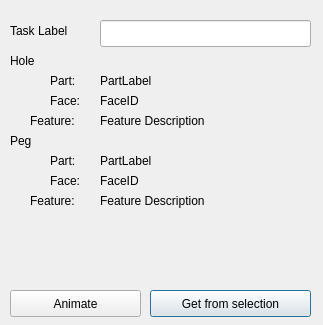
<?xml version="1.0" encoding="UTF-8"?>
<ui version="4.0">
 <class>Dialog</class>
 <widget class="QDialog" name="Dialog">
  <property name="geometry">
   <rect>
    <x>0</x>
    <y>0</y>
    <width>323</width>
    <height>325</height>
   </rect>
  </property>
  <property name="minimumSize">
   <size>
    <width>316</width>
    <height>325</height>
   </size>
  </property>
  <property name="windowTitle">
   <string>Dialog</string>
  </property>
  <widget class="QLabel" name="TaskLabel">
   <property name="geometry">
    <rect>
     <x>10</x>
     <y>20</y>
     <width>71</width>
     <height>21</height>
    </rect>
   </property>
   <property name="text">
    <string>Task Label</string>
   </property>
  </widget>
  <widget class="QPushButton" name="SelectButton">
   <property name="geometry">
    <rect>
     <x>150</x>
     <y>290</y>
     <width>161</width>
     <height>27</height>
    </rect>
   </property>
   <property name="text">
    <string>Get from selection</string>
   </property>
  </widget>
  <widget class="QLineEdit" name="TaskLabelField">
   <property name="geometry">
    <rect>
     <x>100</x>
     <y>20</y>
     <width>211</width>
     <height>27</height>
    </rect>
   </property>
   <property name="minimumSize">
    <size>
     <width>0</width>
     <height>0</height>
    </size>
   </property>
  </widget>
  <widget class="QLabel" name="HoleLabel">
   <property name="geometry">
    <rect>
     <x>10</x>
     <y>50</y>
     <width>31</width>
     <height>21</height>
    </rect>
   </property>
   <property name="text">
    <string>Hole</string>
   </property>
  </widget>
  <widget class="QLabel" name="PegLabel">
   <property name="geometry">
    <rect>
     <x>10</x>
     <y>130</y>
     <width>31</width>
     <height>21</height>
    </rect>
   </property>
   <property name="text">
    <string>Peg</string>
   </property>
  </widget>
  <widget class="QLabel" name="HolePartLabel">
   <property name="geometry">
    <rect>
     <x>50</x>
     <y>70</y>
     <width>41</width>
     <height>21</height>
    </rect>
   </property>
   <property name="text">
    <string>Part:</string>
   </property>
  </widget>
  <widget class="QLabel" name="HoleFaceLabel">
   <property name="geometry">
    <rect>
     <x>50</x>
     <y>90</y>
     <width>41</width>
     <height>21</height>
    </rect>
   </property>
   <property name="text">
    <string>Face:</string>
   </property>
  </widget>
  <widget class="QLabel" name="PegPartLabel">
   <property name="geometry">
    <rect>
     <x>50</x>
     <y>150</y>
     <width>41</width>
     <height>21</height>
    </rect>
   </property>
   <property name="text">
    <string>Part:</string>
   </property>
  </widget>
  <widget class="QLabel" name="PegFaceLabel">
   <property name="geometry">
    <rect>
     <x>50</x>
     <y>170</y>
     <width>41</width>
     <height>21</height>
    </rect>
   </property>
   <property name="text">
    <string>Face:</string>
   </property>
  </widget>
  <widget class="QLabel" name="HolePartField">
   <property name="geometry">
    <rect>
     <x>100</x>
     <y>70</y>
     <width>231</width>
     <height>21</height>
    </rect>
   </property>
   <property name="text">
    <string>PartLabel</string>
   </property>
  </widget>
  <widget class="QLabel" name="HoleFaceIDField">
   <property name="geometry">
    <rect>
     <x>100</x>
     <y>90</y>
     <width>231</width>
     <height>21</height>
    </rect>
   </property>
   <property name="text">
    <string>FaceID</string>
   </property>
  </widget>
  <widget class="QLabel" name="PegFaceIDField">
   <property name="geometry">
    <rect>
     <x>100</x>
     <y>170</y>
     <width>231</width>
     <height>21</height>
    </rect>
   </property>
   <property name="text">
    <string>FaceID</string>
   </property>
  </widget>
  <widget class="QLabel" name="PegPartField">
   <property name="geometry">
    <rect>
     <x>100</x>
     <y>150</y>
     <width>231</width>
     <height>21</height>
    </rect>
   </property>
   <property name="text">
    <string>PartLabel</string>
   </property>
  </widget>
  <widget class="QLabel" name="HoleFeatureSummary">
   <property name="geometry">
    <rect>
     <x>100</x>
     <y>110</y>
     <width>231</width>
     <height>21</height>
    </rect>
   </property>
   <property name="text">
    <string>Feature Description</string>
   </property>
  </widget>
  <widget class="QLabel" name="HoleFeatureLabel">
   <property name="geometry">
    <rect>
     <x>30</x>
     <y>110</y>
     <width>61</width>
     <height>21</height>
    </rect>
   </property>
   <property name="text">
    <string>Feature:</string>
   </property>
  </widget>
  <widget class="QLabel" name="PegFeatureSummary">
   <property name="geometry">
    <rect>
     <x>100</x>
     <y>190</y>
     <width>231</width>
     <height>21</height>
    </rect>
   </property>
   <property name="text">
    <string>Feature Description</string>
   </property>
  </widget>
  <widget class="QLabel" name="PegFeatureLabel">
   <property name="geometry">
    <rect>
     <x>30</x>
     <y>190</y>
     <width>61</width>
     <height>21</height>
    </rect>
   </property>
   <property name="text">
    <string>Feature:</string>
   </property>
  </widget>
  <widget class="QPushButton" name="AnimateButton">
   <property name="geometry">
    <rect>
     <x>10</x>
     <y>290</y>
     <width>131</width>
     <height>27</height>
    </rect>
   </property>
   <property name="text">
    <string>Animate</string>
   </property>
  </widget>
 </widget>
 <resources/>
 <connections/>
</ui>
